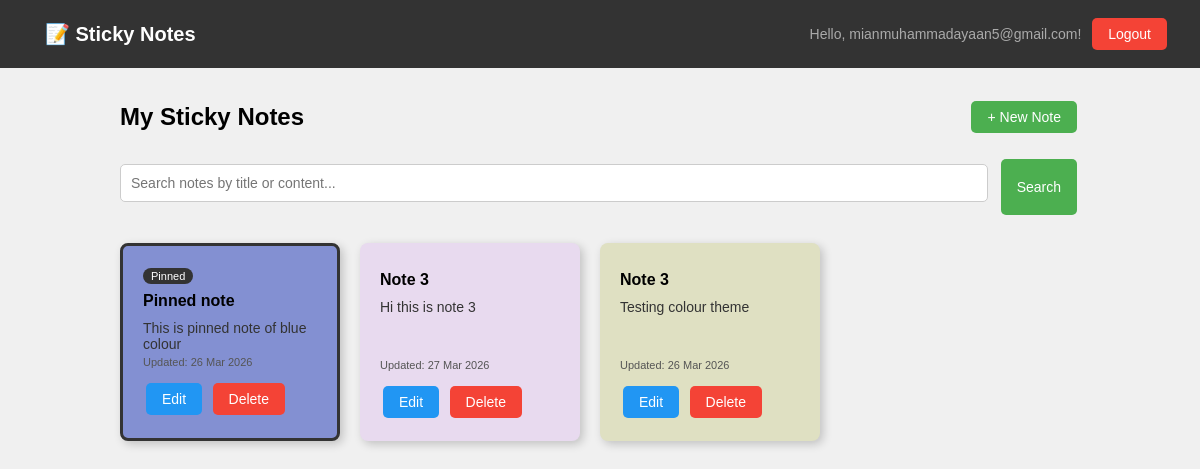
Screenshot of /notes/ (signed in) with the database file from the repository.
### notes/models.py (models this page shows, shortened)
class Note(models.Model):
    title = models.CharField(max_length=200)
    content = models.TextField()
    color = models.CharField(max_length=7, default="#e8daef")
    created_at = models.DateTimeField(auto_now_add=True)
    updated_at = models.DateTimeField(auto_now=True)
    owner = models.ForeignKey(User, on_delete=models.CASCADE)
    is_pinned = models.BooleanField(default=False)

### notes/views.py (the view)
# urls.py: path('notes/', views.note_list, name='note_list'),
@login_required
def note_list(request):
    search_query = request.GET.get('search', '')
    notes = Note.objects.filter(owner=request.user)
    if search_query:
        notes = notes.filter(
            models.Q(title__icontains=search_query) |
            models.Q(content__icontains=search_query)
        )
    notes = notes.order_by('-is_pinned', '-created_at')
    from django.core.paginator import Paginator
    paginator = Paginator(notes, 10)
    page_number = request.GET.get('page')
    page_obj = paginator.get_page(page_number)
    return render(request, 'note_list.html', {
        'notes': page_obj,
        'search_query': search_query,
        'page_obj': page_obj,
    })

### notes/templates/note_list.html (shortened to what this page needs)
{% extends 'base.html' %}
{% block content %}
<div style="display: flex; justify-content: space-between; align-items: center; margin-bottom: 20px;">
    <h2> My Sticky Notes</h2>
    <a href="{% url 'note_create' %}" class="btn btn-primary">+ New Note</a>
</div>
<form method="get" style="margin-bottom: 25px;">
    <div style="display: flex; gap: 10px;">
        <input type="text"
               name="search"
               value="{{ search_query }}"
               placeholder="Search notes by title or content..."
               style="flex: 1; padding: 10px; border-radius: 5px; border: 1px solid #ccc; font-size: 14px;">
        <button type="submit" class="btn btn-primary">Search</button>
    </div>
</form>
<div style="display: flex; flex-wrap: wrap; gap: 20px;">
    {% for note in notes %}
        <div class="{% if note.is_pinned %}pinned-note{% endif %}" style="
            background-color: {{ note.color }};
            padding: 20px;
            border-radius: 8px;
            width: 220px;
            min-height: 180px;
            box-shadow: 3px 3px 10px rgba(0,0,0,0.2);
            display: flex;
            flex-direction: column;
            justify-content: space-between;
            word-wrap: break-word;
        ">
            <div>
                {% if note.is_pinned %}
                    <span style="background:#333; color:white; padding:2px 8px; border-radius:10px; font-size:11px;">
                        Pinned
                    </span>
                {% endif %}
                <h3 style="margin: 8px 0 10px; font-size: 16px;">{{ note.title }}</h3>
                <p style="font-size: 14px; color: #333;">{{ note.content }}</p>
            </div>
            <div>
                <small style="color: #555; font-size: 11px;">
                    Updated: {{ note.updated_at|date:"d M Y" }}
                </small>
                <div style="margin-top: 10px;">
                    <a href="{% url 'note_edit' note.pk %}" class="btn btn-edit">Edit</a>
                    <a href="{% url 'note_delete' note.pk %}" class="btn btn-danger">Delete</a>
                </div>
            </div>
        </div>
    {% endfor %}
</div>
{% endblock %}

### notes/templates/base.html (shortened to what this page needs)
<!DOCTYPE html>
<html lang="en">
<head>
</head>
<body>
<nav>
    <div>
        <a href="/notes/" style="font-size: 20px; font-weight: bold;">📝 Sticky Notes</a>
    </div>
    <div style="display: flex; align-items: center;">
        {% if user.is_authenticated %}
            <span class="nav-user">Hello, {{ user.username }}! &nbsp;</span>
            <a href="/logout/" class="btn btn-danger">Logout</a>
        {% else %}
            <a href="/login/" class="btn btn-primary">Login</a>
            <a href="/register/" class="btn btn-secondary">Register</a>
        {% endif %}
    </div>
</nav>
<div class="container">
    {% block content %}
    {% endblock %}
</div>
</body>
</html>

### notes/templates/base.html (style rules this page uses)
* { margin: 0; padding: 0; box-sizing: border-box; }
body { font-family: Arial, sans-serif; background-color: #f0f0f0; }
nav { background-color: #333; padding: 15px 30px; display: flex; justify-content: space-between; align-items: center; }
nav a { color: white; text-decoration: none; font-size: 16px; margin-left: 15px; }
.nav-user { color: #aaa; font-size: 14px; }
.container { max-width: 1000px; margin: 30px auto; padding: 0 20px; }
.btn { padding: 8px 16px; border: none; border-radius: 5px; cursor: pointer; text-decoration: none; font-size: 14px; display: inline-block; margin: 3px; }
.btn-primary { background-color: #4CAF50; color: white; }
.btn-danger { background-color: #f44336; color: white; }
.btn-edit { background-color: #2196F3; color: white; }
input, textarea, select { width: 100%; padding: 10px; margin: 8px 0 16px 0; border: 1px solid #ccc; border-radius: 5px; font-size: 14px; }

### notes/templates/note_list.html (style rules this page uses)
.pinned-note { border: 3px solid #333 !important; }

### rows the page displays
Note: is_pinned "Pinned", title "Pinned note", content "This is pinned note of blue colour", updated_at "26 Mar 2026"
Note: title "Note 3", content "Hi this is note 3", updated_at "27 Mar 2026"
Note: title "Note 3", content "Testing colour theme", updated_at "26 Mar 2026"

### other values shown
{{ user.username }} "mianmuhammadayaan5@gmail.com"
